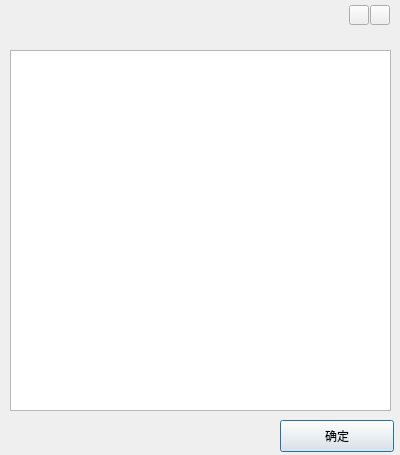
<?xml version="1.0" encoding="UTF-8"?>
<ui version="4.0">
 <class>CHistory</class>
 <widget class="QDialog" name="CHistory">
  <property name="geometry">
   <rect>
    <x>0</x>
    <y>0</y>
    <width>400</width>
    <height>455</height>
   </rect>
  </property>
  <property name="windowTitle">
   <string>Dialog</string>
  </property>
  <widget class="QTextBrowser" name="tb_history">
   <property name="geometry">
    <rect>
     <x>10</x>
     <y>50</y>
     <width>381</width>
     <height>361</height>
    </rect>
   </property>
  </widget>
  <widget class="QPushButton" name="pb_confirm">
   <property name="geometry">
    <rect>
     <x>280</x>
     <y>420</y>
     <width>114</width>
     <height>32</height>
    </rect>
   </property>
   <property name="text">
    <string>确定</string>
   </property>
  </widget>
  <widget class="QLabel" name="lb_top">
   <property name="geometry">
    <rect>
     <x>0</x>
     <y>0</y>
     <width>401</width>
     <height>31</height>
    </rect>
   </property>
   <property name="text">
    <string/>
   </property>
  </widget>
  <widget class="QPushButton" name="pb_close">
   <property name="geometry">
    <rect>
     <x>370</x>
     <y>5</y>
     <width>20</width>
     <height>20</height>
    </rect>
   </property>
   <property name="text">
    <string/>
   </property>
  </widget>
  <widget class="QPushButton" name="pb_min">
   <property name="geometry">
    <rect>
     <x>349</x>
     <y>5</y>
     <width>20</width>
     <height>20</height>
    </rect>
   </property>
   <property name="text">
    <string/>
   </property>
  </widget>
 </widget>
 <resources/>
 <connections/>
</ui>
